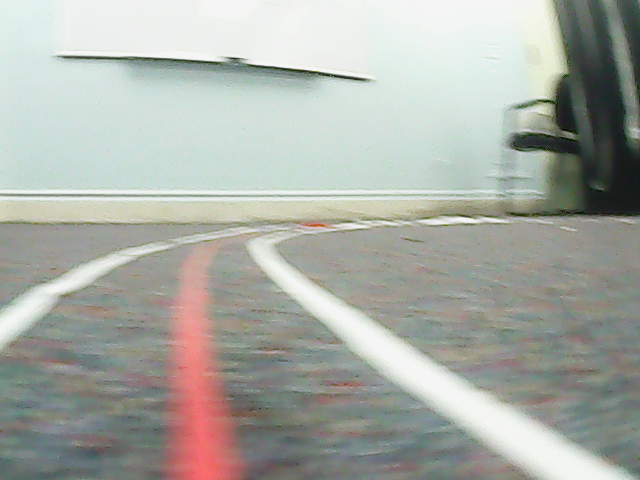
#> input picture Robot/images/test1003.png, 640 x 480 px
$ python -i whiteLaneVisionEngine.py   (imports and definitions only)
#> lines starting #> are read from the running program, lines starting #| are printed output that depends on the picture; after the words box and inside, x2 and y2 are one past the last pixel; in counts of white or black regions, pixels touching at a corner belong together
#> further down, picture is the input picture: shape (480, 640, 3); mean B, G, R 166.2, 173.1, 169.5
import cv2
import numpy
import math
import os
from enum import Enum

class vision:
    """
    An OpenCV pipeline generated by GRIP.
    """

    def __init__(self):
        """initializes all values to presets or None if need to be set
        """
        self.i = 0
        self.__blur_type = BlurType.Box_Blur
        self.__blur_radius = 10#15.315315315315313

        self.blur_output = None

        self.i = 0
        self.__hsv_threshold_hue = [0.0, 180.0]
        self.__hsv_threshold_saturation = [0.0, 255.0]
        self.__hsv_threshold_value = [215.5575539568345, 255.0]

        self.hsv_threshold_output = None

        self.__find_contours_input = self.hsv_threshold_output
        self.__find_contours_external_only = False

        self.find_contours_output = None

        self.__filter_contours_contours = self.find_contours_output
        self.__filter_contours_min_area = 100.0
        self.__filter_contours_min_perimeter = 0
        self.__filter_contours_min_width = 0
        self.__filter_contours_max_width = 1000
        self.__filter_contours_min_height = 0
        self.__filter_contours_max_height = 1000
        self.__filter_contours_solidity = [0, 100]
        self.__filter_contours_max_vertices = 1000000
        self.__filter_contours_min_vertices = 0
        self.__filter_contours_min_ratio = 0
        self.__filter_contours_max_ratio = 1000

        self.filter_contours_output = None


    def process(self, source0):
        """
        Runs the pipeline and sets all outputs to new values.
        """
        # Step HSV_Threshold0:
        self.i = self.i + 1

        self.__blur_input = source0
        (self.blur_output) = self.__blur(self.__blur_input, self.__blur_type, self.__blur_radius)

        self.__hsv_threshold_input = self.blur_output
        (self.hsv_threshold_output) = self.__hsv_threshold(self.__hsv_threshold_input, self.__hsv_threshold_hue, self.__hsv_threshold_saturation, self.__hsv_threshold_value)
        name = 'test' + str(self.i) + '.png'
        path = os.path.join('images',name)
        cv2.imwrite(path,self.hsv_threshold_output)
        # Step Find_Contours0:
        self.__find_contours_input = self.hsv_threshold_output
        (self.find_contours_output) = self.__find_contours(self.__find_contours_input, self.__find_contours_external_only)

        # Step Filter_Contours0:
        self.__filter_contours_contours = self.find_contours_output
        (self.filter_contours_output) = self.__filter_contours(self.__filter_contours_contours, self.__filter_contours_min_area, self.__filter_contours_min_perimeter, self.__filter_contours_min_width, self.__filter_contours_max_width, self.__filter_contours_min_height, self.__filter_contours_max_height, self.__filter_contours_solidity, self.__filter_contours_max_vertices, self.__filter_contours_min_vertices, self.__filter_contours_min_ratio, self.__filter_contours_max_ratio)

    @staticmethod
    def __blur(src, type, radius):
        """Softens an image using one of several filters.
        Args:
            src: The source mat (numpy.ndarray).
            type: The blurType to perform represented as an int.
            radius: The radius for the blur as a float.
        Returns:
            A numpy.ndarray that has been blurred.
        """
#> called with radius = 10
        if(type is BlurType.Box_Blur):
            ksize = int(2 * round(radius) + 1)
            return cv2.blur(src, (ksize, ksize))
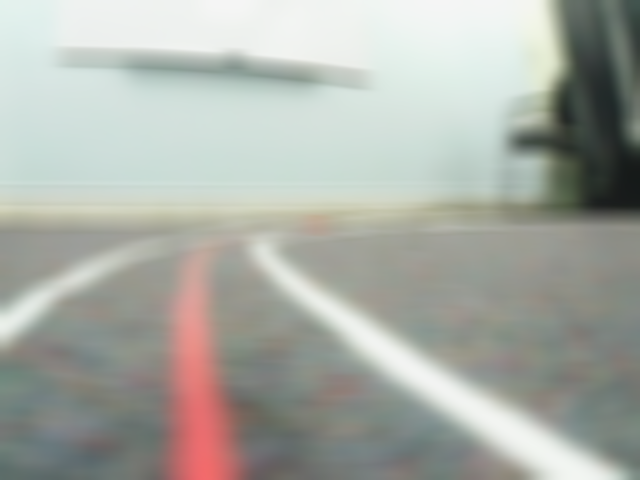
#> returned value: shape (480, 640, 3); mean of channels 0, 1, 2 166.2, 173.1, 169.5; drawn as B, G, R
        elif(type is BlurType.Gaussian_Blur):
            ksize = int(6 * round(radius) + 1)
            return cv2.GaussianBlur(src, (ksize, ksize), round(radius))
        elif(type is BlurType.Median_Filter):
            ksize = int(2 * round(radius) + 1)
            return cv2.medianBlur(src, ksize)
        else:
            return cv2.bilateralFilter(src, -1, round(radius), round(radius))


    @staticmethod
    def __hsv_threshold(input, hue, sat, val):
        """Segment an image based on hue, saturation, and value ranges.
        Args:
            input: A BGR numpy.ndarray.
            hue: A list of two numbers the are the min and max hue.
            sat: A list of two numbers the are the min and max saturation.
            lum: A list of two numbers the are the min and max value.
        Returns:
            A black and white numpy.ndarray.
        """
        out = cv2.cvtColor(input, cv2.COLOR_BGR2HSV)
#> out: shape (480, 640, 3); mean H, S, V 56.1, 20.6, 176.5
        return cv2.inRange(out, (hue[0], sat[0], val[0]),  (hue[1], sat[1], val[1]))
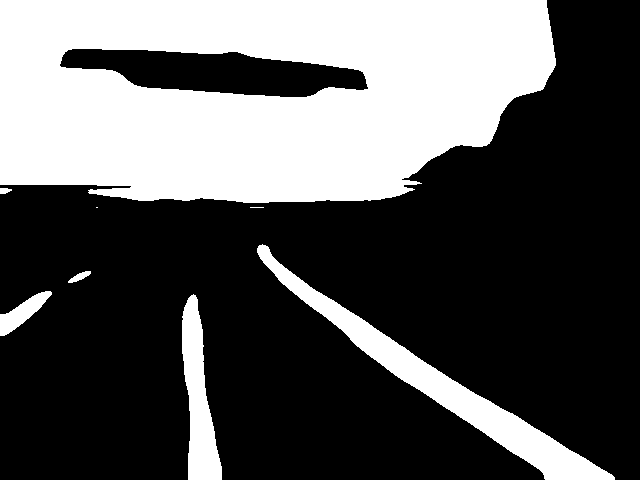
#> returned value: shape (480, 640); 34.3% white; 8 white regions (2 under 20 px), largest, box (x1, y1, x2, y2) and area: (0, 0, 556, 203) 89769, (257, 244, 615, 480) 10328, (182, 294, 222, 480) 4065, (0, 291, 52, 336) 920, (68, 271, 91, 283) 127, (0, 188, 12, 194) 56

    @staticmethod
    def __find_contours(input, external_only):
        """Sets the values of pixels in a binary image to their distance to the nearest black pixel.
        Args:
            input: A numpy.ndarray.
            external_only: A boolean. If true only external contours are found.
        Return:
            A list of numpy.ndarray where each one represents a contour.
        """
        if(external_only):
            mode = cv2.RETR_EXTERNAL
        else:
            mode = cv2.RETR_LIST
        method = cv2.CHAIN_APPROX_SIMPLE
        contours, hierarchy =cv2.findContours(input, mode=mode, method=method)
        return contours

    @staticmethod
    def __filter_contours(input_contours, min_area, min_perimeter, min_width, max_width,
                        min_height, max_height, solidity, max_vertex_count, min_vertex_count,
                        min_ratio, max_ratio):
        """Filters out contours that do not meet certain criteria.
        Args:
            input_contours: Contours as a list of numpy.ndarray.
            min_area: The minimum area of a contour that will be kept.
            min_perimeter: The minimum perimeter of a contour that will be kept.
            min_width: Minimum width of a contour.
            max_width: MaxWidth maximum width.
            min_height: Minimum height.
            max_height: Maximimum height.
            solidity: The minimum and maximum solidity of a contour.
            min_vertex_count: Minimum vertex Count of the contours.
            max_vertex_count: Maximum vertex Count.
            min_ratio: Minimum ratio of width to height.
            max_ratio: Maximum ratio of width to height.
        Returns:
            Contours as a list of numpy.ndarray.
        """
#> called with min_area = 100, min_perimeter = 0, min_width = 0, max_width = 1000, min_height = 0, max_height = 1000, max_vertex_count = 1000000, min_vertex_count = 0
        output = []
        for contour in input_contours:
            x,y,w,h = cv2.boundingRect(contour)
            if (w < min_width or w > max_width):
                continue
            if (h < min_height or h > max_height):
                continue
            area = cv2.contourArea(contour)
            if (area < min_area):
                continue
            if (cv2.arcLength(contour, True) < min_perimeter):
                continue
            hull = cv2.convexHull(contour)
            solid = 100 * area / cv2.contourArea(hull)
            if (solid < solidity[0] or solid > solidity[1]):
                continue
            if (len(contour) < min_vertex_count or len(contour) > max_vertex_count):
                continue
            ratio = (float)(w) / h
            if (ratio < min_ratio or ratio > max_ratio):
                continue
            output.append(contour)
        return output

BlurType = Enum('BlurType', 'Box_Blur Gaussian_Blur Median_Filter Bilateral_Filter')

>>> import cv2
>>> picture = cv2.imread('images/test1003.png')
>>> result = vision().process(picture)

$ run again, on Robot/images/test1005.png
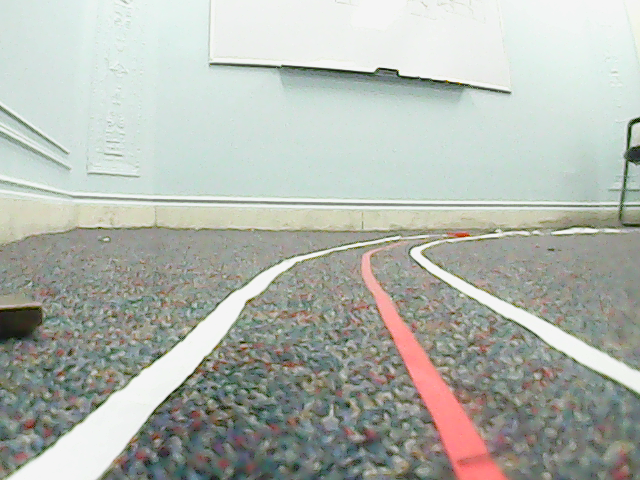
#> input picture Robot/images/test1005.png, 640 x 480 px
#> picture is the input picture: shape (480, 640, 3); mean B, G, R 174, 181.7, 176.8
#> in __blur, `return cv2.blur(src, (ksize, ksize))`:
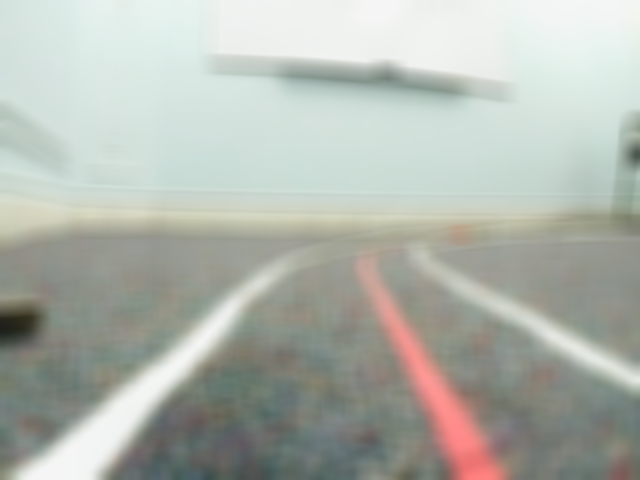
#> returned value: shape (480, 640, 3); mean of channels 0, 1, 2 174, 181.7, 176.8; drawn as B, G, R
#> out: shape (480, 640, 3); mean H, S, V 56.5, 20.1, 184.4
#> in __hsv_threshold, `return cv2.inRange(out, (hue[0], sat[0], val[0]),  (hue[1], sat[1], va..`:
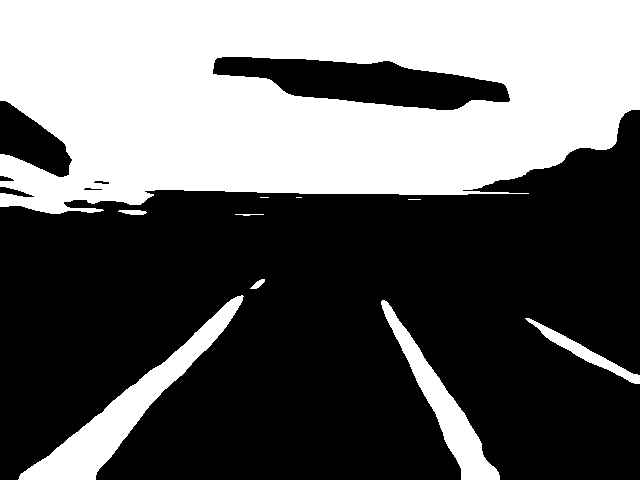
#> returned value: shape (480, 640); 39.4% white; 10 white regions (3 under 20 px), largest, box (x1, y1, x2, y2) and area: (0, 0, 640, 214) 107553, (18, 295, 244, 480) 7550, (381, 300, 500, 480) 4368

$ run again, on Robot/images/test1018.png
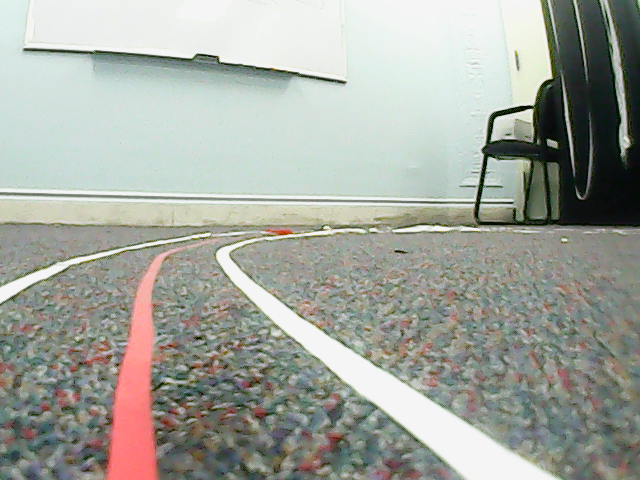
#> input picture Robot/images/test1018.png, 640 x 480 px
#> picture is the input picture: shape (480, 640, 3); mean B, G, R 157.9, 166, 162.6
#> in __blur, `return cv2.blur(src, (ksize, ksize))`:
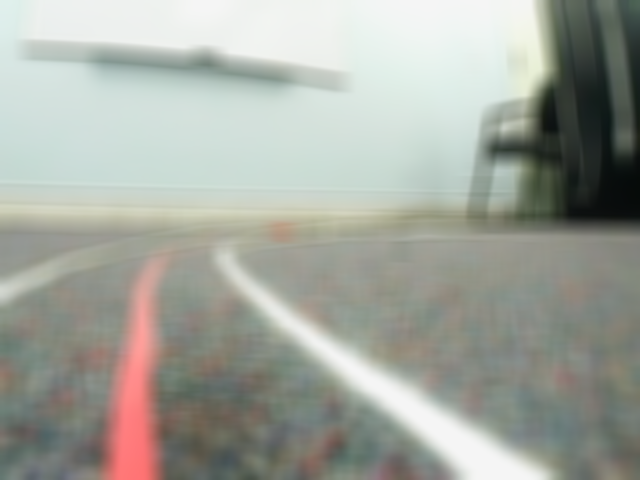
#> returned value: shape (480, 640, 3); mean of channels 0, 1, 2 157.9, 166, 162.6; drawn as B, G, R
#> out: shape (480, 640, 3); mean H, S, V 52.5, 23.6, 169.3
#> in __hsv_threshold, `return cv2.inRange(out, (hue[0], sat[0], val[0]),  (hue[1], sat[1], va..`:
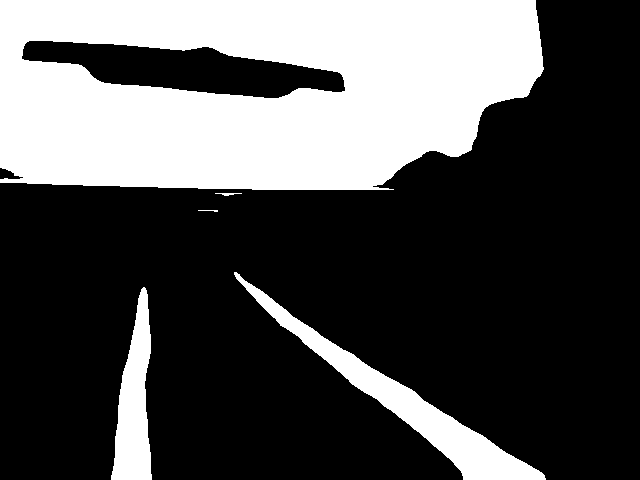
#> returned value: shape (480, 640); 31.3% white; 5 white regions, box (x1, y1, x2, y2) and area: (0, 0, 544, 190) 82711, (234, 272, 546, 480) 8654, (111, 287, 152, 480) 4725, (215, 193, 242, 196) 44, (198, 210, 218, 212) 24

$ run again, on Robot/images/test1039.png
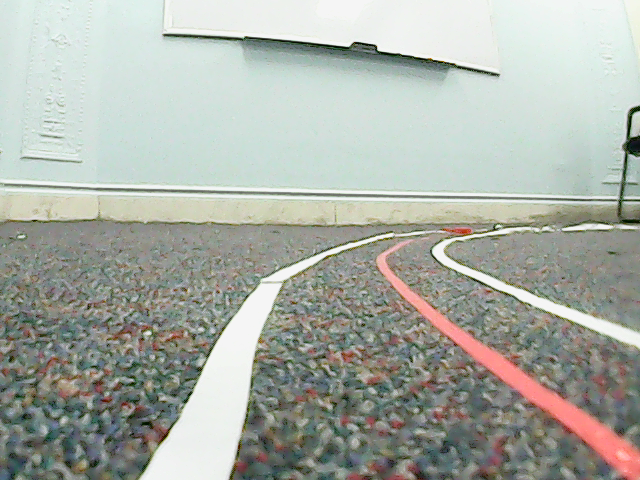
#> input picture Robot/images/test1039.png, 640 x 480 px
#> picture is the input picture: shape (480, 640, 3); mean B, G, R 166, 174.3, 169.5
#> in __blur, `return cv2.blur(src, (ksize, ksize))`:
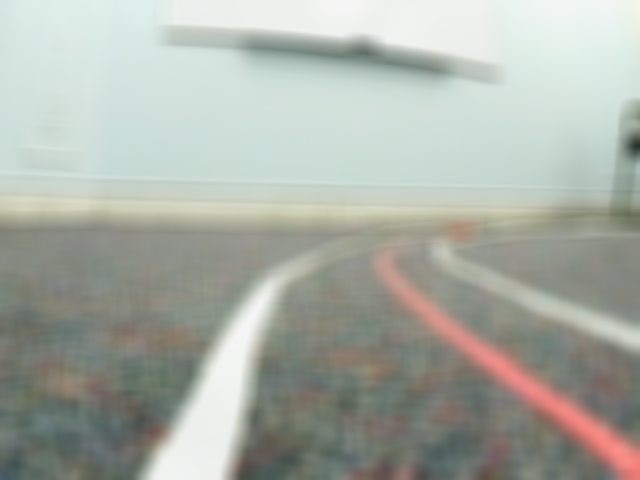
#> returned value: shape (480, 640, 3); mean of channels 0, 1, 2 166, 174.3, 169.5; drawn as B, G, R
#> out: shape (480, 640, 3); mean H, S, V 54.4, 22.2, 177.2
#> in __hsv_threshold, `return cv2.inRange(out, (hue[0], sat[0], val[0]),  (hue[1], sat[1], va..`:
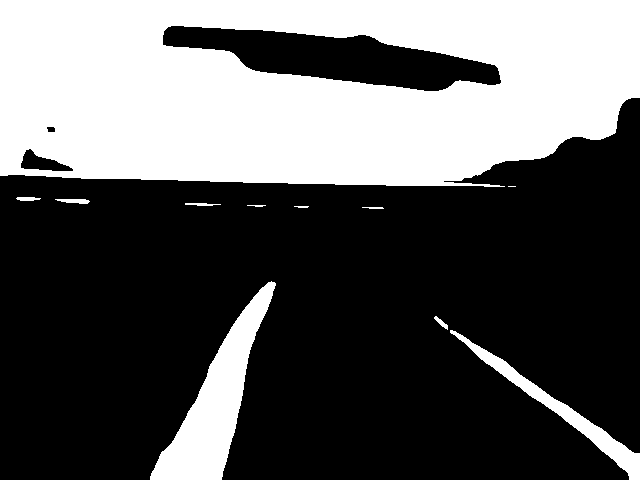
#> returned value: shape (480, 640); 35.9% white; 11 white regions (1 under 20 px), largest, box (x1, y1, x2, y2) and area: (0, 0, 640, 187) 98320, (150, 281, 276, 480) 8371, (450, 330, 640, 480) 3035
